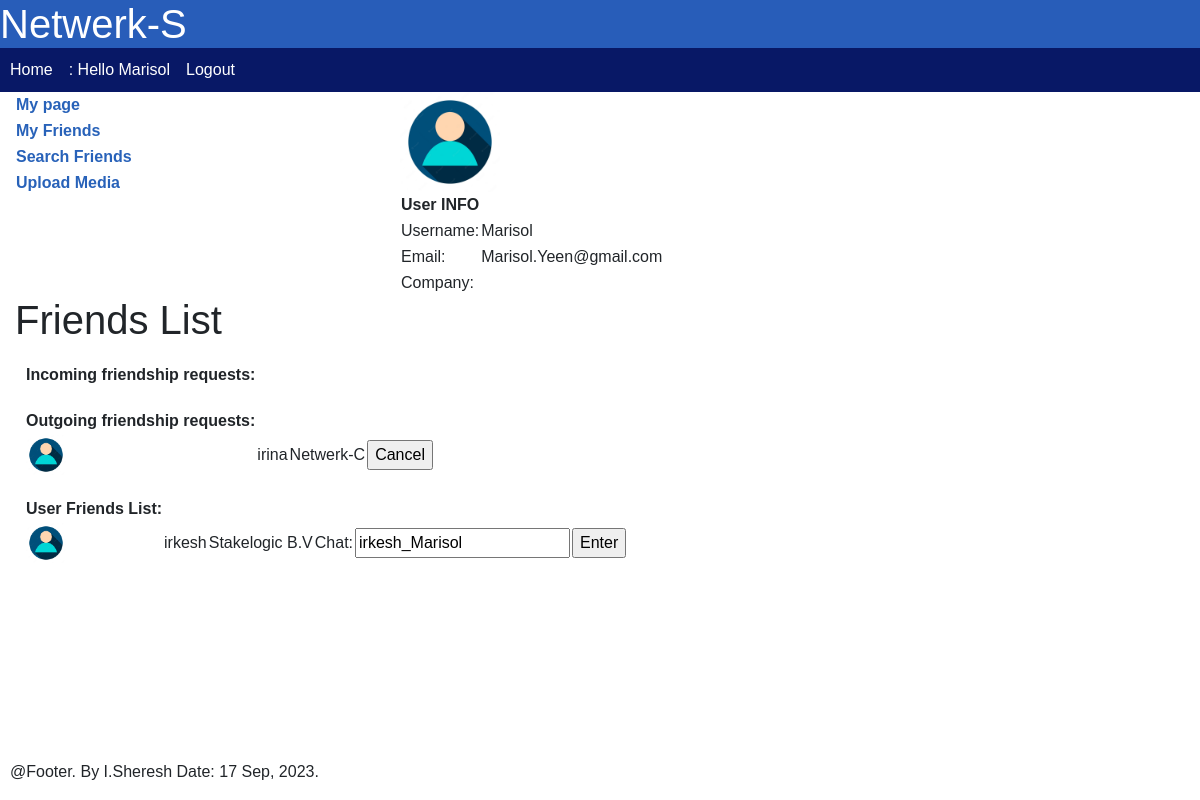
/list_friends/ (signed in), run on the app's committed database.
### social/models.py (models this page shows, shortened)
class AppUser(models.Model):
    user = models.OneToOneField(User, on_delete=models.CASCADE)
    bio = models.TextField(blank=True)
    profileimg = models.ImageField(upload_to='profile_images', default='blank-profile-picture.png')
    organisation = models.CharField(max_length=256, null=True, blank=True)
    location = models.CharField(max_length=100, blank=True)
    friends = models.ManyToManyField('self', blank=True, symmetrical=False)

### social/views.py (the view)
# urls.py: path('list_friends/', views.appFriendsList, name='list_friends'),
def appFriendsList(request):
    current_user_id = request.user.id
    friendships = Friendship.objects.filter(
        Q(sender_id=current_user_id, status__iexact="accepted") |
        Q(receiver_id=current_user_id, status__iexact="accepted")
    )
    accepted_other_user_ids = []
    for friendship in friendships:
        if friendship.sender_id != current_user_id:
            accepted_other_user_ids.append(friendship.sender_id)
        if friendship.receiver_id != current_user_id:
            accepted_other_user_ids.append(friendship.receiver_id)
    accepted_other_user_ids = list(set(accepted_other_user_ids))
    pending_friendship_invitations = Friendship.objects.filter(
        Q(receiver_id=current_user_id, status__iexact="pending")
    )
    pending_recieved_from_other_user_ids = []
    for pending_friendship_invitation in pending_friendship_invitations:
        pending_recieved_from_other_user_ids.append(pending_friendship_invitation.sender_id)
    pending_recieved_from_other_user_ids = list(set(pending_recieved_from_other_user_ids))
    pending_friendship_requests = Friendship.objects.filter(
        Q(sender_id=current_user_id, status__iexact="pending")
    )
    pending_requested_to_other_user_ids = []
    for pending_friendship_request in pending_friendship_requests:
        pending_requested_to_other_user_ids.append(pending_friendship_request.receiver_id)
    pending_requested_to_other_user_ids = list(set(pending_requested_to_other_user_ids))
    fiends_appUsers = AppUser.objects.filter(id__in=accepted_other_user_ids)
    current_user_id = request.user.id
    pending_friend_requests = AppUser.objects.filter(id__in=pending_requested_to_other_user_ids)
    pending_friend_invitations = AppUser.objects.filter(id__in=pending_recieved_from_other_user_ids)
    return render(request, 'social/list_friends.html', {'friends': fiends_appUsers, 'pending_friend_requests': pending_friend_requests, 'pending_friend_invitations': pending_friend_invitations})

### social/templatetags/my_tags.py (called while the page is built)
@register.simple_tag
def todays_date():
    return datetime.datetime.now().strftime("%d %b, %Y")

### social/templates/social/list_friends.html (shortened to what this page needs)
{% extends "./base.html" %}
{% load bootstrap4 %}
{% block content %}
<h1>Friends List </h1>
  {% if not pending_friend_invitations.empty %}
      <div class="friend-block">
      <table>
        <tr><th>Incoming friendship requests:</th></tr>
      </table>
    </div>
    {% endif %}
    {% if not pending_friend_requests.empty %}
    <div class="friend-block">
    <table>
      <tr><th>Outgoing friendship requests:</th></tr>
      {% for pending_friend in pending_friend_requests %}
      <tr>
          {% if pending_friend.user != user%}
          <td><img src="../static/media/user_placeholder.jpg" alt="Avatar" width="40px" height="40px"></td>
          <td>{{pending_friend.user.username}}</td>
          <td>{{pending_friend.organisation}}</td>
          <td>
            <form method="post" action="{% url 'cancel_friend_request' pending_friend.id %}">
                <input type="submit" value="Cancel">
            </form>
          </td>
          {%endif %}
      </tr>
      {% endfor %}
    </table>
  </div>
  {% endif %}
    {% if not friends.empty %}
  <div class="friend-block">
    <table>
      <tr><th>User Friends List:</th></tr>
      {% for friend in friends %}
      <tr>
          {% if friend.user != user%}
          <td><img src="../static/media/user_placeholder.jpg" alt="Avatar" width="40px" height="40px"></td>
          <td>{{friend.user.username}}</td>
          <td>{{friend.organisation}}</td>
          <td>Chat: </td>
          <td><input id="room-name-input" value= {{friend.user.username}}_{{user.username}}></td>
          <td><input id="room-name-submit" type="button" value="Enter"></td>
          {%endif %}
      </tr>
      {% endfor %}
    </table>
  </div>
    {% else %}
    <p>You have no friends to display.</p>
    {% endif %}
{% endblock %}

### social/templates/social/base.html
{% include "./header.html" %}
{% include "./title.html" %}
<div class="container-fluid">
<div class="row">
{% block geneList %}
<div class="col-4" >
  <table>
    <tr><th><a href = '../'> My page </a></th></tr>
    <tr><th><a href = '../list_friends/'> My Friends </a></th></tr>
    <tr><th><a href = '../search_friends/'> Search Friends </a></th></tr>
    <tr><th><a href = '../upload_media/'> Upload Media </a></th></tr>
  </table>
</div>
<div>
{% if user.is_authenticated %}
      <table>
        <tr><th>User INFO</th></tr>
        <tr><img src="../static/media/user_placeholder.jpg" alt="Avatar" width="100px" height="100px"> </tr>
        <tr><td>Username:</td><td>{{ user.username }}</td></tr>
        <tr><td>Email:</td><td>{{ user.email }}</td></tr>
        <tr><td>Company: </td><td> {{ app_user.organisation }}</td></tr>
      </table>
{% endif %}
</div>
{% endblock%}
<div  class="col-8" class="content">
  {% block content %}Didn't render content{% endblock %}
</div>
</div>
</div>
{% include "./footer.html" %}

### social/templates/social/title.html (shortened to what this page needs)
<nav class="navbar navbar-expand-md sticky-top flex-column">
  <div class="w-100 d-flex">
    <div class="navbar-header" id="header">
      <h1 id="application_title"> Netwerk-S </h1></h2>
    </div>
  </div>
  <div class="w-100 d-flex">
   <ul class="navbar-nav mr-auto" id="navigation">
      <li class="nav-item active">
       <a class="nav-link" href="/">Home <span class="sr-only">(current)</span></a>
       </li>
    {% if user.is_authenticated %}
    <li class="nav-item active">
      <a class="nav-link" href="#"> : Hello {{ user.username }} <span class="sr-only">(current)</span></a>
    </li>
    <li class="nav-item active">
      <a class="nav-link" href="../logout"> Logout<span class="sr-only">(current)</span></a>
    </li>
    {% endif %}
   </ul>
   </div>
</nav>

### social/static/css/social.css (style rules this page uses)
body { font-family: Sans-Serif; margin: 0px; border: 0px; padding: 0px; min-height: 100vh; display: flex; flex-direction: column; }
#application_title { display: inline; }
#header { width: 100%; background-color: #7f96ba; color: #ffffff; }
#navigation { width: 100%; background-color: #081866; color: #ffffff; padding: 2px; }
#application_title { display: inline; vertical-align: middle; }
#header { vertical-align: middle; width: 100%; background-color: #285db9; }
a { text-decoration: none; color: #2862b9 }
.nav-link { color: white; }
.navbar { padding: 0px; }
.friend-block { padding-left: 10px; padding-top: 10px; padding-bottom: 10px; }

### data on the page
AppUser: user.username "irina", organisation "Netwerk-C"
AppUser: user.username "irkesh", organisation "Stakelogic B.V", user.username "irkesh_Marisol"

### other printed values
{{ user.username }} "Marisol"
{{ user.email }} "Marisol.Yeen@gmail.com"
